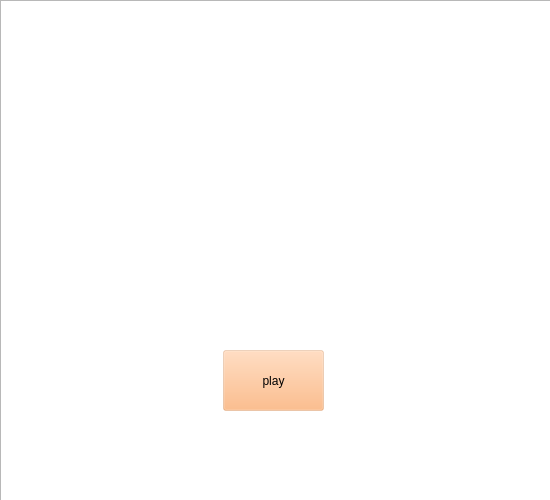
<?xml version="1.0" encoding="UTF-8"?>
<ui version="4.0">
 <class>checkPage</class>
 <widget class="QWidget" name="checkPage">
  <property name="geometry">
   <rect>
    <x>0</x>
    <y>0</y>
    <width>550</width>
    <height>500</height>
   </rect>
  </property>
  <property name="windowTitle">
   <string/>
  </property>
  <property name="styleSheet">
   <string notr="true">background-image: url(:/bg/res/story-image.png);</string>
  </property>
  <widget class="QPushButton" name="PushBotton">
   <property name="geometry">
    <rect>
     <x>223</x>
     <y>350</y>
     <width>101</width>
     <height>61</height>
    </rect>
   </property>
   <property name="styleSheet">
    <string notr="true">background-color: rgba(255, 173, 108, 64);
font: 24pt &quot;Courier New&quot;;</string>
   </property>
   <property name="text">
    <string>play</string>
   </property>
  </widget>
  <widget class="QGraphicsView" name="graphicsView">
   <property name="geometry">
    <rect>
     <x>0</x>
     <y>0</y>
     <width>551</width>
     <height>501</height>
    </rect>
   </property>
  </widget>
  <zorder>graphicsView</zorder>
  <zorder>PushBotton</zorder>
 </widget>
 <resources/>
 <connections/>
</ui>
